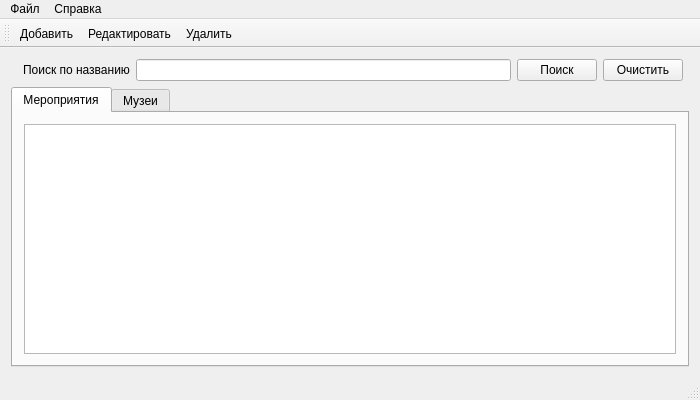
<?xml version="1.0" encoding="UTF-8"?>
<ui version="4.0">
 <class>MainWindow</class>
 <widget class="QMainWindow" name="MainWindow">
  <property name="geometry">
   <rect>
    <x>0</x>
    <y>0</y>
    <width>700</width>
    <height>400</height>
   </rect>
  </property>
  <property name="minimumSize">
   <size>
    <width>700</width>
    <height>400</height>
   </size>
  </property>
  <property name="font">
   <font>
    <underline>false</underline>
    <kerning>true</kerning>
   </font>
  </property>
  <property name="windowTitle">
   <string>MainWindow</string>
  </property>
  <widget class="QWidget" name="centralWidget">
   <layout class="QGridLayout" name="gridLayout">
    <item row="0" column="3">
     <widget class="QLineEdit" name="FindLineEdit">
      <property name="maximumSize">
       <size>
        <width>474</width>
        <height>22</height>
       </size>
      </property>
     </widget>
    </item>
    <item row="0" column="2">
     <widget class="QLabel" name="label">
      <property name="text">
       <string>Поиск по названию</string>
      </property>
     </widget>
    </item>
    <item row="0" column="5">
     <widget class="QPushButton" name="clearPushButton">
      <property name="text">
       <string>Очистить</string>
      </property>
     </widget>
    </item>
    <item row="0" column="4">
     <widget class="QPushButton" name="findPushButton">
      <property name="text">
       <string>Поиск</string>
      </property>
     </widget>
    </item>
    <item row="1" column="0" colspan="7">
     <widget class="QTabWidget" name="tabWidget">
      <property name="currentIndex">
       <number>0</number>
      </property>
      <widget class="QWidget" name="tab_9">
       <attribute name="title">
        <string>Мероприятия</string>
       </attribute>
       <layout class="QVBoxLayout" name="verticalLayout_3">
        <item>
         <widget class="QTableView" name="EventTableView"/>
        </item>
       </layout>
      </widget>
      <widget class="QWidget" name="tab_10">
       <attribute name="title">
        <string>Музеи</string>
       </attribute>
       <layout class="QVBoxLayout" name="verticalLayout_4">
        <item>
         <widget class="QTableView" name="MuseumTableView"/>
        </item>
       </layout>
      </widget>
     </widget>
    </item>
   </layout>
  </widget>
  <widget class="QMenuBar" name="menuBar">
   <property name="geometry">
    <rect>
     <x>0</x>
     <y>0</y>
     <width>700</width>
     <height>20</height>
    </rect>
   </property>
   <widget class="QMenu" name="menu">
    <property name="font">
     <font>
      <underline>true</underline>
     </font>
    </property>
    <property name="title">
     <string>Файл</string>
    </property>
    <addaction name="separator"/>
    <addaction name="getPathAction"/>
    <addaction name="separator"/>
    <addaction name="exitAction"/>
   </widget>
   <widget class="QMenu" name="menu_2">
    <property name="title">
     <string>Справка</string>
    </property>
    <addaction name="aboutAction"/>
   </widget>
   <addaction name="menu"/>
   <addaction name="menu_2"/>
  </widget>
  <widget class="QToolBar" name="addEventButton">
   <attribute name="toolBarArea">
    <enum>TopToolBarArea</enum>
   </attribute>
   <attribute name="toolBarBreak">
    <bool>false</bool>
   </attribute>
   <addaction name="addEventTable"/>
   <addaction name="editEventButton"/>
   <addaction name="deleteEventButton"/>
  </widget>
  <widget class="QStatusBar" name="statusBar"/>
  <action name="addEventTable">
   <property name="icon">
    <iconset resource="../resources.qrc">
     <normaloff>:/resources/recources/img/add.png</normaloff>:/resources/recources/img/add.png</iconset>
   </property>
   <property name="text">
    <string>Добавить</string>
   </property>
   <property name="font">
    <font/>
   </property>
  </action>
  <action name="exitAction">
   <property name="text">
    <string>Выход</string>
   </property>
   <property name="font">
    <font>
     <underline>false</underline>
    </font>
   </property>
  </action>
  <action name="aboutAction">
   <property name="text">
    <string>О программе</string>
   </property>
  </action>
  <action name="editEventButton">
   <property name="icon">
    <iconset resource="../resources.qrc">
     <normaloff>:/resources/recources/img/edit.png</normaloff>:/resources/recources/img/edit.png</iconset>
   </property>
   <property name="text">
    <string>Редактировать</string>
   </property>
  </action>
  <action name="deleteEventButton">
   <property name="icon">
    <iconset resource="../resources.qrc">
     <normaloff>:/resources/recources/img/delete.png</normaloff>:/resources/recources/img/delete.png</iconset>
   </property>
   <property name="text">
    <string>Удалить</string>
   </property>
  </action>
  <action name="getPathAction">
   <property name="text">
    <string>Выбрать файл</string>
   </property>
   <property name="font">
    <font>
     <underline>false</underline>
    </font>
   </property>
  </action>
 </widget>
 <layoutdefault spacing="6" margin="11"/>
 <resources>
  <include location="../resources.qrc"/>
 </resources>
 <connections/>
</ui>
